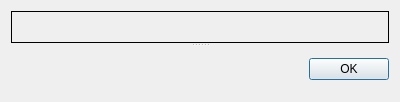
<?xml version="1.0" encoding="UTF-8"?>
<ui version="4.0">
 <class>LogMessage</class>
 <widget class="QDialog" name="LogMessage">
  <property name="geometry">
   <rect>
    <x>0</x>
    <y>0</y>
    <width>400</width>
    <height>102</height>
   </rect>
  </property>
  <property name="windowTitle">
   <string>Dialog</string>
  </property>
  <layout class="QGridLayout" name="gridLayout">
   <item row="0" column="0">
    <widget class="QSplitter" name="splitter">
     <property name="orientation">
      <enum>Qt::Vertical</enum>
     </property>
     <widget class="QLabel" name="label">
      <property name="frameShape">
       <enum>QFrame::Box</enum>
      </property>
      <property name="text">
       <string/>
      </property>
      <property name="textInteractionFlags">
       <set>Qt::TextSelectableByMouse</set>
      </property>
     </widget>
     <widget class="QWidget" name="layoutWidget">
      <layout class="QHBoxLayout" name="horizontalLayout">
       <item>
        <spacer name="horizontalSpacer">
         <property name="orientation">
          <enum>Qt::Horizontal</enum>
         </property>
         <property name="sizeHint" stdset="0">
          <size>
           <width>40</width>
           <height>20</height>
          </size>
         </property>
        </spacer>
       </item>
       <item>
        <widget class="QPushButton" name="okButton">
         <property name="text">
          <string>OK</string>
         </property>
        </widget>
       </item>
      </layout>
     </widget>
    </widget>
   </item>
  </layout>
 </widget>
 <resources/>
 <connections>
  <connection>
   <sender>okButton</sender>
   <signal>clicked(bool)</signal>
   <receiver>LogMessage</receiver>
   <slot>reject()</slot>
   <hints>
    <hint type="sourcelabel">
     <x>348</x>
     <y>163</y>
    </hint>
    <hint type="destinationlabel">
     <x>351</x>
     <y>172</y>
    </hint>
   </hints>
  </connection>
 </connections>
</ui>
